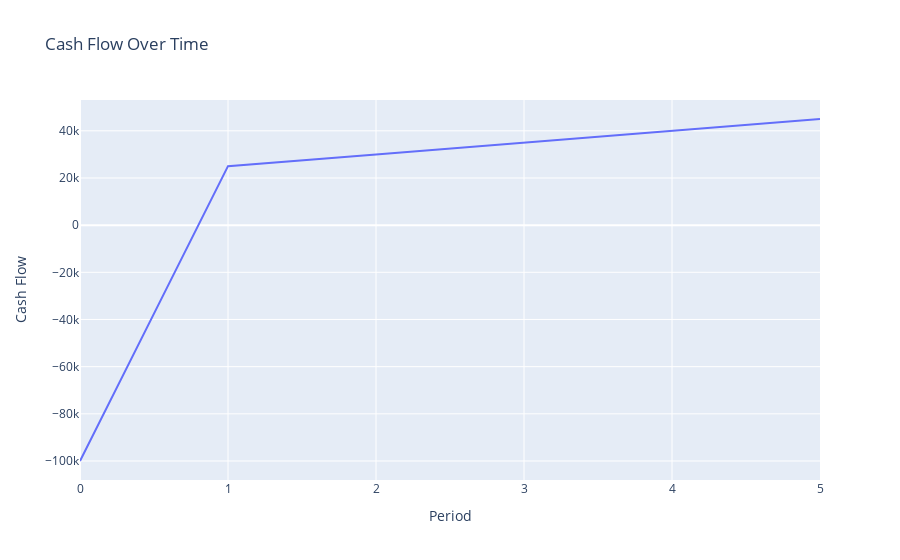

The code cell stored with this chart in its notebook:
### Code cell
#Customize the chart layout
fig.update_layout(
    title="Cash Flow Over Time",
    xaxis_title = "Period",
    yaxis_title="Cash Flow",
)
# Showing the Line Chart
fig.show()

#Print the results
print(f"NPV: {npv_result:.2f}")
print(f"IRR: {irr_result:.2%}")
print(f"Payback Period: {payback_period} year(s)")
print(f"PI: {pi:.2f}")

### Figure 1 — Plotly figure (JSON) as saved in the notebook; plotly's stock layout.template omitted (floating-point values rounded to 4 significant figures)
{"data": [{"mode": "lines", "name": "Cash Flow", "type": "scatter", "x": [0, 1, 2, 3, 4, 5], "y": [-100000, 25000, 30000, 35000, 40000, 45000]}], "layout": {"title": {"text": "Cash Flow Over Time"}, "xaxis": {"title": {"text": "Period"}}, "yaxis": {"title": {"text": "Cash Flow"}}}}
